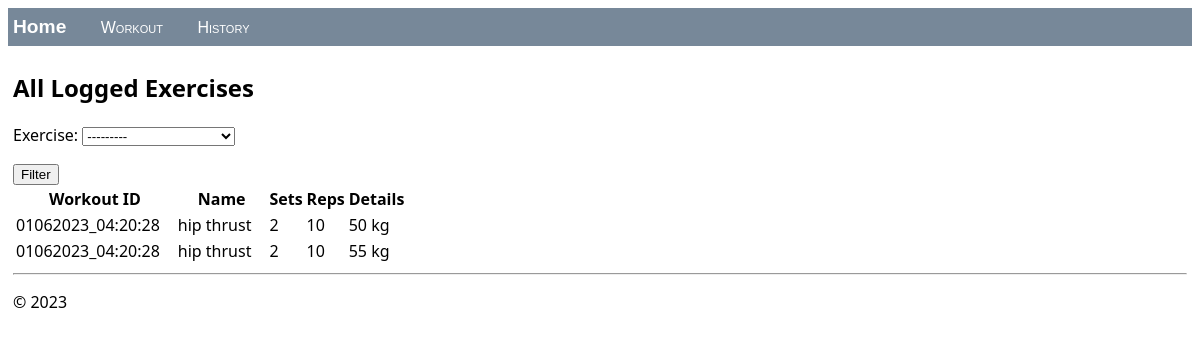
The app's page /history with its own data.
### hello/models.py (models this page shows, shortened)
class Exercise(models.Model):
    workout_id = models.CharField(unique=False, max_length=100, default=datetime.datetime.now().strftime("%m/%d/%Y, %H:%M:%S"))
    exercise = models.CharField(max_length=30, choices=EXERCISE_CATEGORIES)
    sets = models.IntegerField(default='1')
    reps = models.IntegerField(default='10')
    val = models.IntegerField(default='0')
    UNIT_OPTIONS = [('kg', 'kg'),('lb','lb'),('s','seconds'),('min', 'minutes')]
    specs = models.CharField(max_length=3, choices=UNIT_OPTIONS, default=('kg', 'kg'))
    details = models.CharField(max_length=10, default='')

### hello/views.py (the view)
# urls.py: path("history", views.history, name="history"),
def history(request):
    exercise_list_view = Exercise.objects.order_by("workout_id") #most recent first
    if request.method == "POST":
        if request.POST.get('exercise') != (None or ''):
            filter = request.POST.getlist('exercise')
            exercise_list_view = Exercise.objects.filter(exercise=filter[0]).order_by("workout_id")
    return render(request,'hello/history.html',{'exercise_list': exercise_list_view, 'filter_form': FilterForm()})

### hello/forms.py
class FilterForm(forms.ModelForm):
    class Meta:
            model = Exercise
            fields = ("exercise",)
    def __init__(self, *args, **kwargs):
        super(FilterForm, self).__init__(*args, **kwargs)
        self.fields['exercise'].required = False

### hello/templates/hello/history.html (shortened to what this page needs)
{% extends "hello/layout.html" %}
{% block content %}
    <h2>All Logged Exercises</h2>
    {% if filter_form %}
    <form method="POST" class="log-form" enctype= multipart/form-data>
        {{ filter_form.as_p }}
        <button type="submit" class="save btn btn-default" name="filter">Filter</button>
    </form>
    {% endif %}
    {% if exercise_list %}
        <table class="exercise_list">
            <thead>
            <tr>
                <th>Workout ID</th>
                <th>Name</th>
                <th>Sets</th>
                <th>Reps</th>
                <th>Details</th>
            </tr>
            </thead>
            <tbody>
            {% for exercise in exercise_list %}
                <tr>
                    <td>{{ exercise.workout_id }}</td>
                    <td>{{ exercise.get_exercise_display }}</td>
                    <td>{{ exercise.sets }}</td>
                    <td>{{ exercise.reps }}</td>
                    <td>{{ exercise.details }}</td>
                </tr>
            {% endfor %}
            </tbody>
        </table>
    {% else %}
        <p> No logged exercises.</p>
    {% endif %}
{% endblock %}

### hello/static/hello/site.css (style rules this page uses)
.message_list th,td { text-align: left; padding-right: 15px; }

### records on screen
Exercise: workout_id "01062023_04:20:28", exercise "hip thrust", sets "2", reps "10", details "50 kg"
Exercise: workout_id "01062023_04:20:28", exercise "hip thrust", sets "2", reps "10", details "55 kg"
